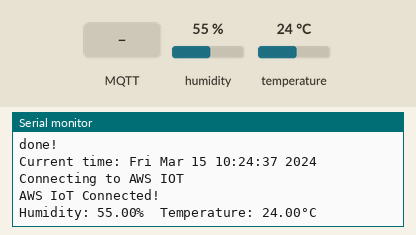
Recording of a sketch running on a simulated ESP8266 (NodeMCU). Parts: the last lines printed to the serial monitor. Inputs (shaded band) come from the test bench; at power-on: humidity 55 %, temperature 24 °C. WiFi joins after 1.5 s; servers stay silent unless stated; the local clock reads 2024-03-15 10:24:30 at power-on unless the sketch sets it; no MQTT or app messages arrive unless stated; not simulated (calls return 0 or success): secrets.h.

Above: at 8.2 s.
8.3 s: MQTT message "1" arrives on the first subscribed topic
10.5 s: MQTT message "on" arrives on the first subscribed topic
12.6 s: MQTT message "off" arrives on the first subscribed topic
14.6 s: humidity set to 22 %
At 15.7 s:
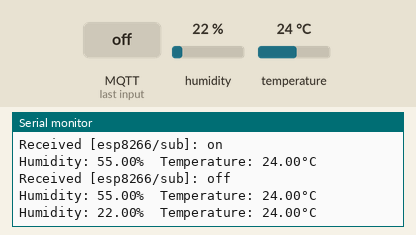
16.1 s: temperature set to 12 °C
At 17.5 s:
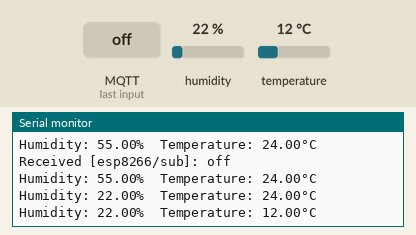
17.6 s: humidity set to 40 %
At 19.9 s:
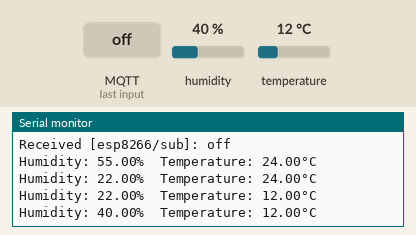
Timing chart, 0 to 20.1 s (numbered marks = the images above; inputs shaded):
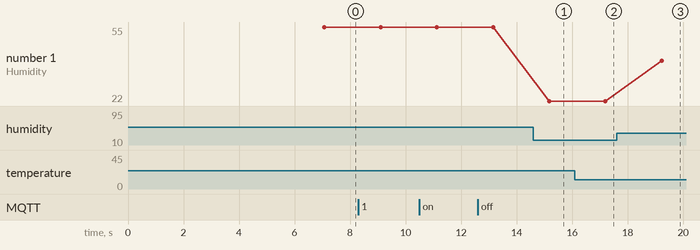

The sketch:

DHT11.ino
```cpp
 // Example for ES8266
// Tutorial: https://how2electronics.com/connecting-esp8266-to-amazon-aws-iot-core-using-mqtt/
// Modified by: YoshiDev22 18-09-2024
#include <ESP8266WiFi.h>
#include <WiFiClientSecure.h>
#include <PubSubClient.h>
#include <ArduinoJson.h>
#include <time.h>
#include "secrets.h"
//#include "DHT11.h"
#include <DHT.h>

//#define testing
// Configuración de zona horaria (UTC-6 para México)
#define TIME_ZONE -6  // Para México

#define DHTPIN 2 //D4 - Digital pin connected to the DHT sensor
#define DHTTYPE DHT11   // DHT 11

DHT dht(DHTPIN, DHTTYPE);  // Inicializar el sensor DHT

float h ;
float t;
unsigned long lastMillis = 0;
//unsigned long previousMillis = 0;
#ifdef testing
unsigned long sendInterval = 60000; //1 min
#else
unsigned long sendInterval = 450000; //7.5 min
#endif

// MQTT TOPICs
#define AWS_IOT_PUBLISH_TOPIC   "device/01/data"
#define AWS_IOT_SUBSCRIBE_TOPIC "esp8266/sub"

WiFiClientSecure net;

BearSSL::X509List cert(AWS_CERT_CA);
BearSSL::X509List client_crt(AWS_CERT_CRT);
BearSSL::PrivateKey key(AWS_CERT_PRIVATE);

PubSubClient client(net);

time_t now;
time_t nowish = 1510592825;


void NTPConnect(void)
{
  Serial.println("Setting time using SNTP");
  configTime(TIME_ZONE * 3600, 0 * 3600, "pool.ntp.org", "time.nist.gov");
  delay(2000);
  now = time(nullptr);

  while (now < nowish)
  {
    delay(500);
    Serial.print(".");
    now = time(nullptr);
  }
  Serial.println("done!");
  struct tm timeinfo;
  gmtime_r(&now, &timeinfo);
  Serial.print("Current time: ");
  Serial.print(asctime(&timeinfo));
}


void messageReceived(char *topic, byte *payload, unsigned int length)
{
  Serial.print("Received [");
  Serial.print(topic);
  Serial.print("]: ");
  for (int i = 0; i < length; i++)
  {
    Serial.print((char)payload[i]);
  }
  Serial.println();
}


void connectAWS()
{
  delay(3000);
  WiFi.mode(WIFI_STA);
  WiFi.begin(WIFI_SSID, WIFI_PASSWORD);

  Serial.println(String("Attempting to connect to SSID: ") + String(WIFI_SSID));

  while (WiFi.status() != WL_CONNECTED)
  {
    Serial.print(".");
    delay(1000);
  }

  NTPConnect();

  net.setTrustAnchors(&cert);
  net.setClientRSACert(&client_crt, &key);

  client.setServer(MQTT_HOST, 8883);
  client.setCallback(messageReceived);


  Serial.println("Connecting to AWS IOT");

  while (!client.connect(THINGNAME))
  {
    Serial.print(".");
    delay(1000);
  }

  if (!client.connected()) {
    Serial.println("AWS IoT Timeout!");
    return;
  }
  // Subscribe to a topic
  client.subscribe(AWS_IOT_SUBSCRIBE_TOPIC);

  Serial.println("AWS IoT Connected!");
}


void publishMessage()
{
  StaticJsonDocument<200> doc;
  doc["time"] = now;
  doc["humidity"] = h;
  doc["temperature"] = t;
  char jsonBuffer[512];
  serializeJson(doc, jsonBuffer); // print to client

  client.publish(AWS_IOT_PUBLISH_TOPIC, jsonBuffer);
}


void setup()
{
  Serial.begin(115200);
  connectAWS();
  dht.begin();
}


void loop()
{
  h = dht.readHumidity();
  t = dht.readTemperature();

  if (isnan(h) || isnan(t) )  // Check if any reads failed and exit early (to try again).
  {
    Serial.println(F("Failed to read from DHT sensor!"));
    return;
  }

  Serial.print(F("Humidity: "));
  Serial.print(h);
  Serial.print(F("%  Temperature: "));
  Serial.print(t);
  Serial.println(F("°C "));
  delay(2000);

  now = time(nullptr);

  if (!client.connected())
  {
    connectAWS();
  }
  else
  {
    client.loop();
    if (millis() - lastMillis > sendInterval || lastMillis==0)
    {
      lastMillis = millis();
      publishMessage();
    }
  }
}
```

Measured:
- after the input at 14.6 s, the serial monitor: prints a new line after 0.57 s (image 1)
- after the input at 16.1 s, the serial monitor: prints a new line after 1.1 s (image 2)
- after the input at 17.6 s, the serial monitor: prints a new line after 1.6 s (image 3)
- plotted number 1: 55 → 22 after the input at 14.6 s, 22 → 40 after the input at 17.6 s
